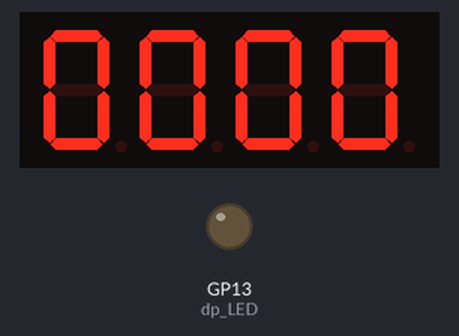
Bench run of a program on a simulated Raspberry Pi Pico running MicroPython. On the bench: 4-digit seven-segment display, output pins drawn as LEDs (lit = HIGH). The segment pins are drawn as the display they are named for; pins used as bus, display or sensor lines are not drawn.

Above: at 0.1 s.
At 2.1 s:
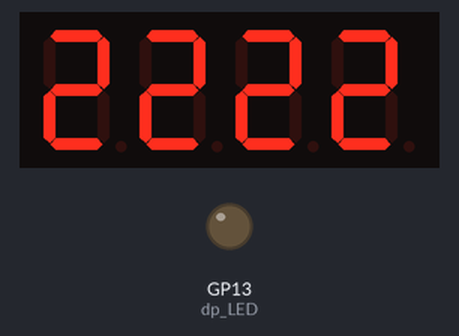
At 4.1 s:
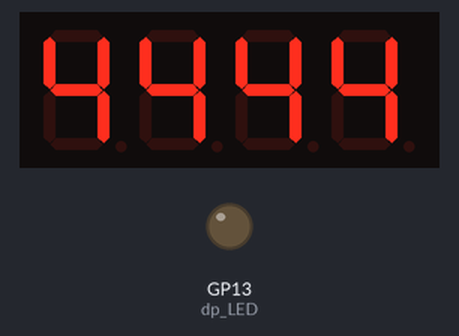
At 9.1 s:
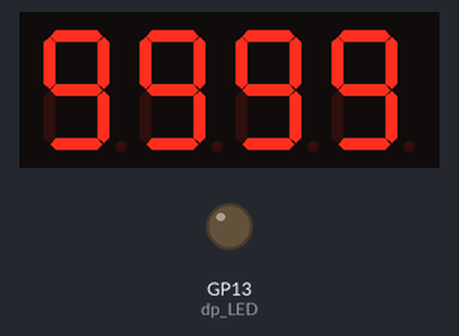
At 17.1 s:
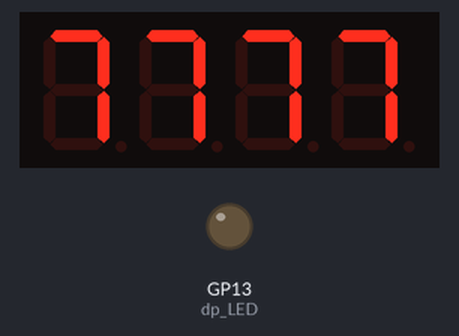
At 38.2 s:
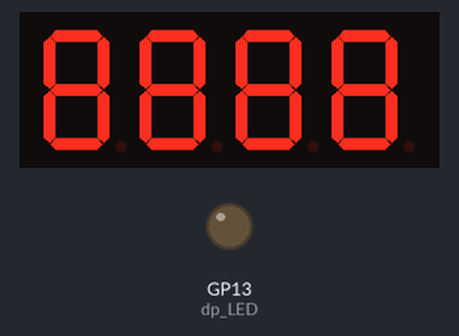

Measured:
- what the display in image 0 shows lasts 1.0 s, from 0.1 s to 1.1 s

The program:

Count_Together.py
```python
# Four Digit Seven Segment Display Count 0-9 move together
# Using Persistence of Vision (POV)
# Cathode type
# 330 ohm resistors for each segment
#
# Connect pins for segments a, b, c, d, e, f, g, dp
# to GPIO 6, 7, 8, 9, 10, 11, 12, 13 respectively
#
# Connect D1, D2, D3 ,D4 pins to GPIO 16, 17, 18, 19 respectively
#
# Lori Pfahler
# May 2025

import machine
import utime

# Set up segments
a_LED = machine.Pin(6, machine.Pin.OUT)
b_LED = machine.Pin(7, machine.Pin.OUT)
c_LED = machine.Pin(8, machine.Pin.OUT)
d_LED = machine.Pin(9, machine.Pin.OUT)
e_LED = machine.Pin(10, machine.Pin.OUT)
f_LED = machine.Pin(11, machine.Pin.OUT)
g_LED = machine.Pin(12, machine.Pin.OUT)
dp_LED = machine.Pin(13, machine.Pin.OUT)

# Set up Control Pins for Digits
D1 = machine.Pin(16, machine.Pin.OUT)
D2 = machine.Pin(17, machine.Pin.OUT)
D3 = machine.Pin(18, machine.Pin.OUT)
D4 = machine.Pin(15, machine.Pin.OUT)

segments = [a_LED, b_LED, c_LED, d_LED, e_LED, f_LED, g_LED, dp_LED]
# in "reverse" order since D4 is ones place -- D1 is thousands place
digits = [D4, D3, D2, D1]

# list of lists to form digits from the segments
digit_segments =[
                [1, 1, 1, 1, 1, 1, 0, 0], #0
                [0, 1, 1, 0, 0, 0, 0, 0], #1
                [1, 1, 0, 1, 1, 0, 1, 0], #2
                [1, 1, 1, 1, 0, 0, 1, 0], #3
                [0, 1, 1, 0, 0, 1, 1, 0], #4
                [1, 0, 1, 1, 0, 1, 1, 0], #5
                [1, 0, 1, 1, 1, 1, 1, 0], #6
                [1, 1, 1, 0, 0, 0, 0, 0], #7
                [1, 1, 1, 1, 1, 1, 1, 0], #8
                [1, 1, 1, 1, 0, 1, 1, 0], #9
                ]

# function for digits 0-9
def display_digit(digit):
    digit_list = digit_segments[digit]
    for i in range(8):
        segments[i].value(digit_list[i])

# delay in microseconds (timing for POV); display_time in milliseconds
delay = 2000
display_time = 1000

# set all digits off
for digit in digits:
    digit.value(1)
# set all segments off
for segment in segments:
    segment.value(0)


try:
    while True:
        for i in range(10):
            start = utime.ticks_ms()
            while utime.ticks_diff(utime.ticks_ms(), start) < display_time:
                for digit in digits:
                    digit.value(0)
                    display_digit(i)
                    utime.sleep_us(delay)
                    digit.value(1)

except KeyboardInterrupt:
    # set all digits off
    for digit in digits:
        digit.value(1)
    # set all segments off
    for segment in segments:
        segment.value(0)
```
